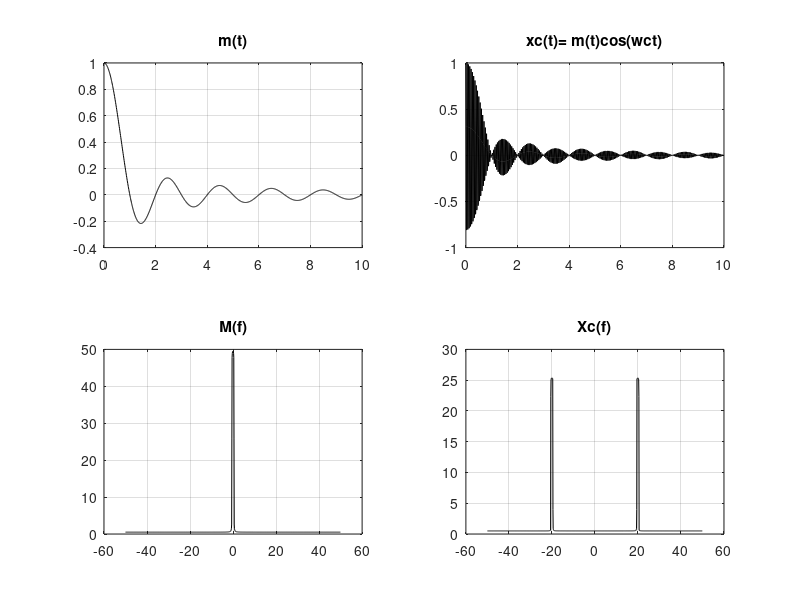

MATLAB code to generate this figure:
Ts = 0.01;
t = 0:Ts:10;

Fs = 1/Ts;
Nt = length(t);
m = sinc(t);
Tc = 0.05;
fc = 1/ Tc;
wc = 2*pi*fc;

xc = m.*cos(wc*t);

M = fft(m);
Xc =fft(xc);


fshift = (-Nt/2:Nt/2-1)*(Fs/Nt);


figure(10)
subplot(221)
plot(t,m,'k')
grid on
title('m(t)')
subplot(222)
plot(t,xc,'k')
grid on
title('xc(t)= m(t)cos(wct)')
subplot(223)
plot(fshift,fftshift(M),'k')
grid on
title('M(f)')
subplot(224)
plot(fshift,fftshift(Xc),'k')
grid on
title('Xc(f)')
